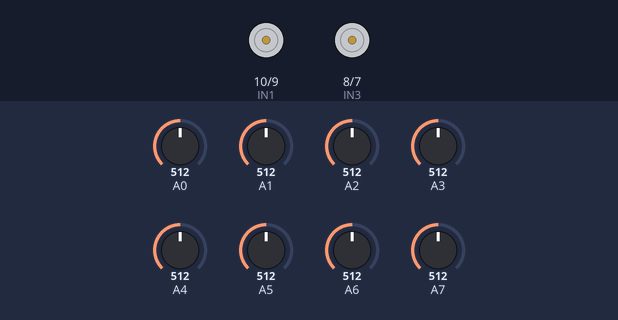
A sketch run on a simulated Arduino Nano, built with avr-gcc and run on an emulated ATmega328P. Shown: motor-driver pin pairs drawn as motors (green arrow = first pin HIGH = forward, orange = second pin HIGH = backward, longer = more drive, scaled by the enable pin). Inputs (shaded band) come from the test bench; at power-on: A5 = 512, A6 = 512, A7 = 512, A0 = 512, A1 = 512, A2 = 512, A3 = 512, A4 = 512.

Above: at 0.1 s.
At 1.24 s:
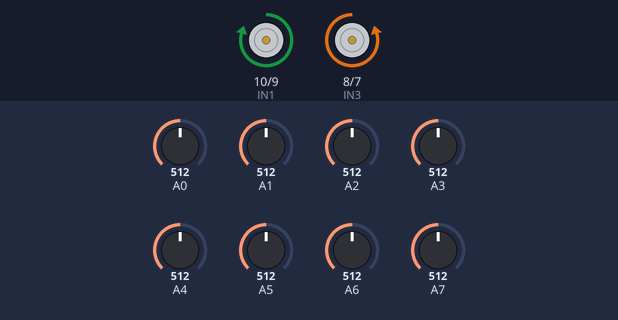
1.9 s: A5 set to 210
At 2.14 s:
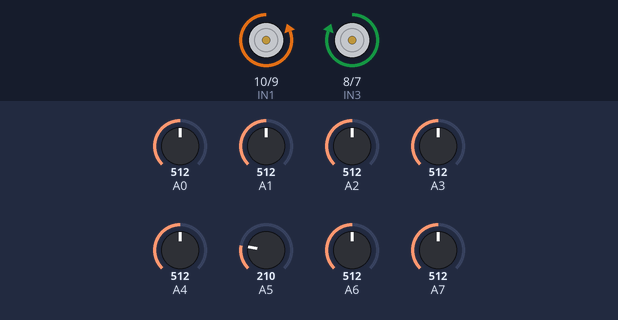
5.4 s: A5 set to 184
8.9 s: A6 set to 190
12.4 s: A7 set to 212
15.9 s: A7 set to 189
19.4 s: A7 set to 210
Timing chart, 0 to 23.9 s (numbered marks = the images above; inputs shaded):
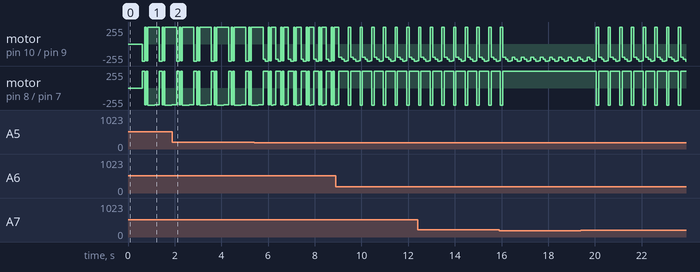

The sketch:

line_follower_pid.ino
```cpp
#define ENA 6   // PWM for Motor A speed
#define ENB 5   // PWM for Motor B speed
#define IN1 10  // Motor A direction 1
#define IN2 9   // Motor A direction 2
#define IN3 8   // Motor B direction 1
#define IN4 7
const int motorspeed =  185;
const int error = 100;

void setup() {
  // put your setup code here, to run once:
  Serial.begin(115200);
  pinMode(ENA,OUTPUT);
  pinMode(ENB,OUTPUT);
  pinMode(IN1,OUTPUT);
  pinMode(IN2,OUTPUT);
  pinMode(IN3,OUTPUT);
  pinMode(IN4,OUTPUT);


  analogWrite(ENA,motorspeed);
  analogWrite(ENB,motorspeed);
  delay(600);

}
int readA(int analogPin) {
  int value = analogRead(analogPin);
  if (value < 80) return 0;
  if (value > 200) return 1;
  return 0;
}
void loop() {
  // put your main code here, to run repeatedly:
  int r1 = readA(A0);
  int r2 = readA(A1);
  int r3 = readA(A2);
  int r4 = readA(A3);
  int r5 = readA(A4);
  int r6 = readA(A5);
  int r7 = readA(A6);
  int r8 = readA(A7);


  if ((r2 == 0) && (r7 == 0)) {
    forward(170);

  }
  if ((r2  == 1) && (r7 == 0)) {
    right(255,200);
    delay(120);

  }
  if ((r3 == 1) && (r6 == 0)){
    right(255,225);
    delay(100);
  }
  if ((r3 == 0) && (r6 == 1)){
    left(255);
    delay(100);
  }
  if ((r2  == 0) && (r7 == 1)) {
    left(255);
    delay(110);
  }
  if (r1 == 1){
    right(255,255);
    delay(120);
  }
  if (((r5 == 1) && (r6 == 1) && (r7 == 1)) || ((r8 == 1) && (r7 == 1) )){
    left(250);
    delay(60);
  }
  if (((r4 == 1) && (r3 == 1) && (r2 == 1)) || ((r2 == 1) && (r1 == 1) )){
    right(250,250);
    delay(60);
  }
  if (r8  == 1){
    left(255);
    delay(100);
  }
  if ((r8  == 1) && (r7 == 1) && (r6 == 1) && (r5  == 1) && (r5  == 1) && (r4 == 1) && (r3 == 1)){
    left(255);
    delay(200);
  }
  if (r7 == 1){
    left(250);
    delay(100);
  }
  if (r6 == 1){
    left(250);
    delay(100);
  }
  else {
    forward(180);
  }
}

void forward(int motorSpeed) {
  digitalWrite(IN1, HIGH);
  digitalWrite(IN2, LOW);
  digitalWrite(IN3, HIGH);
  digitalWrite(IN4, LOW);
  analogWrite(ENA, motorSpeed);
  analogWrite(ENB, motorSpeed);
}

void backward(int motorSpeed) {
  digitalWrite(IN1, LOW);
  digitalWrite(IN2, HIGH);
  digitalWrite(IN3, LOW);
  digitalWrite(IN4, HIGH);
  analogWrite(ENA, motorSpeed);
  analogWrite(ENB, motorSpeed);
}

void right(int motorSpeed,int mEA) {
  digitalWrite(IN1, LOW);
  digitalWrite(IN2, HIGH);
  digitalWrite(IN3, HIGH);
  digitalWrite(IN4, LOW);
  analogWrite(ENA, mEA);
  analogWrite(ENB, motorSpeed);
}

void left(int motorSpeed) {
  digitalWrite(IN1, HIGH);
  digitalWrite(IN2, LOW);
  digitalWrite(IN3, LOW);
  digitalWrite(IN4, HIGH);
  analogWrite(ENA, motorSpeed);
  analogWrite(ENB, motorSpeed);
}

void stop() {
  digitalWrite(IN1, LOW);
  digitalWrite(IN2, LOW);
  digitalWrite(IN3, LOW);
  digitalWrite(IN4, LOW);
  analogWrite(ENA, 0);
  analogWrite(ENB, 0);
}
```

Measured:
- by itself, motor on pin 8 (IN3) / pin 7 (IN4): repeats every 0.50 s: forward 255/255 0.34 s, forward 250/255 0.06 s, backward 255/255 0.10 s
